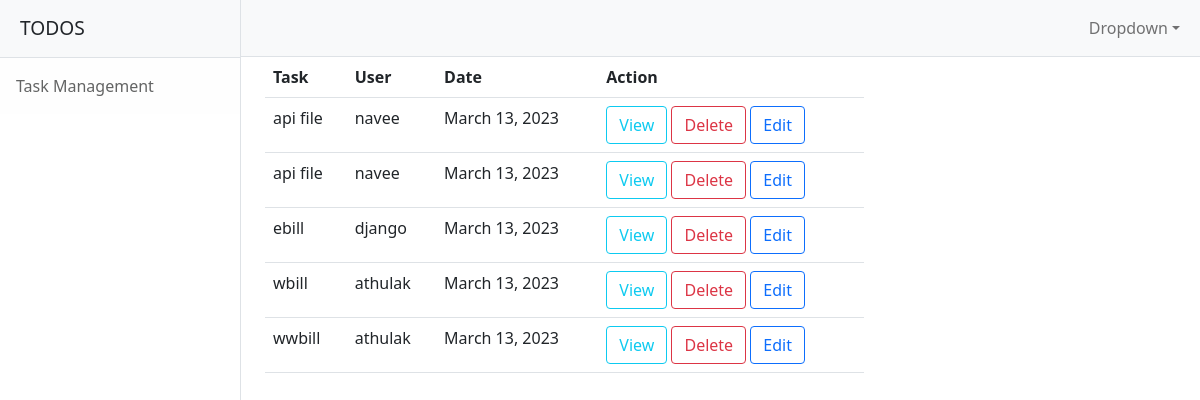
Page /tasks/all on the committed database.
### todos/models.py (models this page shows, shortened)
class Tasks(models.Model):
    task_name=models.CharField(max_length=200)
    user=models.ForeignKey(User,on_delete=models.CASCADE)
    date=models.DateField(auto_now_add=True)
    status=models.BooleanField(default=False)

### todos/views.py (the view)
# urls.py: path('tasks/all',views.task_list_view,name='task-list'),
def task_list_view(request,*args,**kwargs):
    qs=Tasks.objects.all()
    return render(request,'task-list.html',{'tasks':qs})

### todos/templates/task-list.html (shortened to what this page needs)
{%extends 'base.html'%}
{%block body%}
    <div class="container">
        <div class="row">
            <div class="col-8">
                <table class="table">
                    <tr>
                        <th>Task</th>
                        <th>User</th>
                        <th>Date</th>
                        <th>Action</th>
                    </tr>
                    {%for t in tasks%}
                    <tr>
                        <td>{{t.task_name}}</td>
                        <td>{{t.user}}</td>
                        <td>{{t.date}}</td>
                        <td>
                            <a href="{%url 'task-detail' t.id %}" class="btn btn-outline-info">View</a>
                            <a href="{%url 'task-delete' t.id %}" class="btn btn-outline-danger">Delete</a>
                            <a href="{%url 'task-edit' t.id %}" class="btn btn-outline-primary">Edit</a>
                        </td>
                    </tr>
                    {%endfor%}
                </table>
            </div>
            <div class="col-2"></div>
        </div>
    </div>
{%endblock%}

### todos/templates/base.html (shortened to what this page needs)
<!DOCTYPE html>
{%load static%}
<html lang="en">
    <head>
        <link href="{%static 'css/styles.css'%}" rel="stylesheet" />
    </head>
    <body>
        <div class="d-flex" id="wrapper">
            <div class="border-end bg-white" id="sidebar-wrapper">
                <div class="sidebar-heading border-bottom bg-light">TODOS</div>
                <div class="list-group list-group-flush">
                    <a class="list-group-item list-group-item-action list-group-item-light p-3" href="{%url 'taskhome'%}">Task Management</a>
                </div>
            </div>
            <div id="page-content-wrapper">
                <nav class="navbar navbar-expand-lg navbar-light bg-light border-bottom">
                    <div class="container-fluid">
                        <div class="collapse navbar-collapse" id="navbarSupportedContent">
                            <ul class="navbar-nav ms-auto mt-2 mt-lg-0">
                                <li class="nav-item dropdown">
                                    <a class="nav-link dropdown-toggle" id="navbarDropdown" href="#" role="button" data-bs-toggle="dropdown" aria-haspopup="true" aria-expanded="false">Dropdown</a>
                                </li>
                            </ul>
                        </div>
                    </div>
                </nav>
                <div class="container-fluid">
                   {%block body%}
                   {%endblock%}
                </div>
            </div>
        </div>
    </body>
</html>

### rows in the picture
Tasks: task_name "api file", user "navee", date "March 13, 2023"
Tasks: task_name "api file", user "navee", date "March 13, 2023"
Tasks: task_name "ebill", user "django", date "March 13, 2023"
Tasks: task_name "wbill", user "athulak", date "March 13, 2023"
Tasks: task_name "wwbill", user "athulak", date "March 13, 2023"
